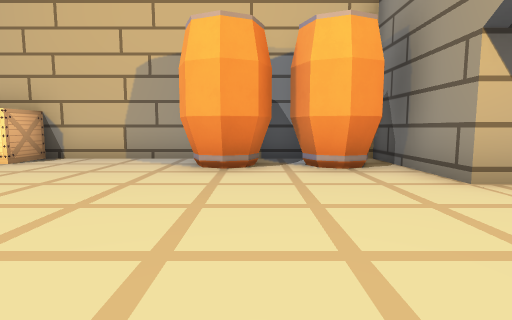
View 1 (above)

14 first-person views from a walk through a level from a Godot 3-D game. The camera is 1.3 m above the floor, tilts 6° down and sees 80° across. The floor is counted in squares, 2 m on a side. Each view is taken from the middle of a square. On the plan, view 1 faces up. The plan holds only what a view shows up to about 10 squares ahead; the rest is blank. The place goes on beyond the plan. Some surface patterns are stand-ins.

View 2
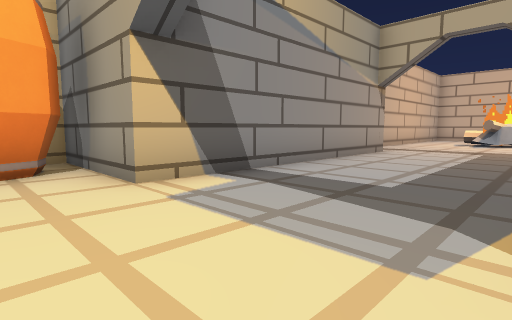

View 3
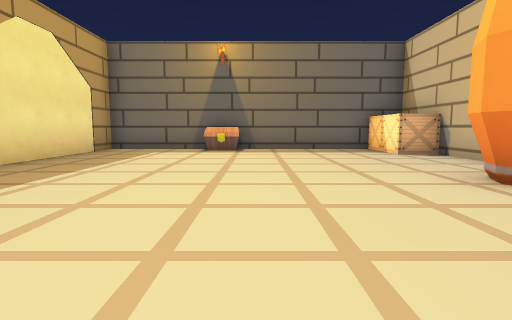

View 4
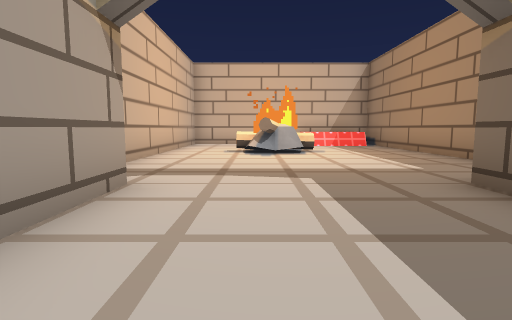

View 5
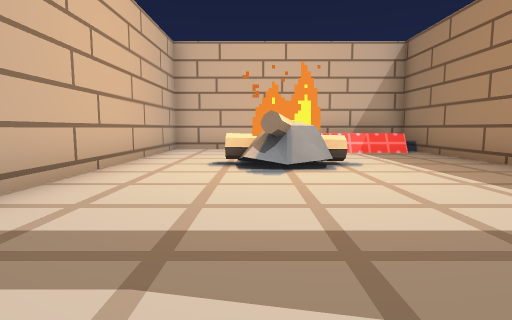

View 6
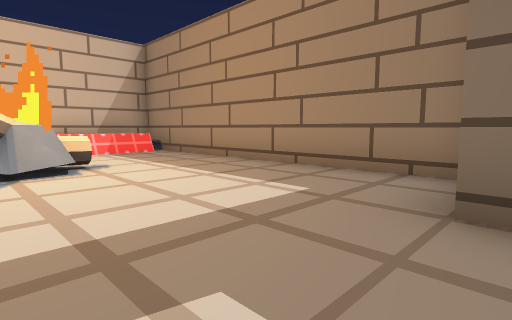

View 7
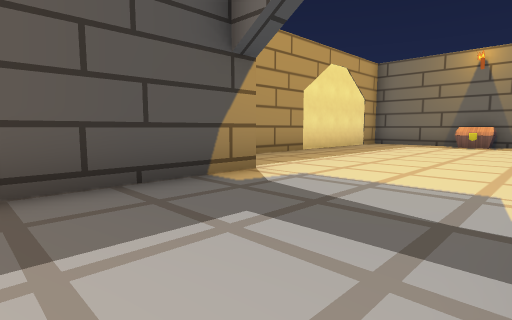

View 8
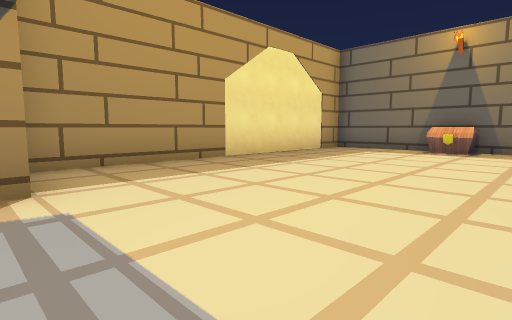

View 9
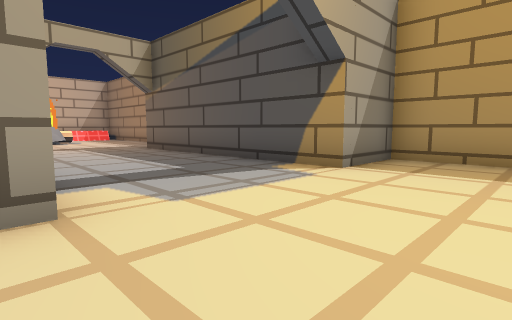

View 10
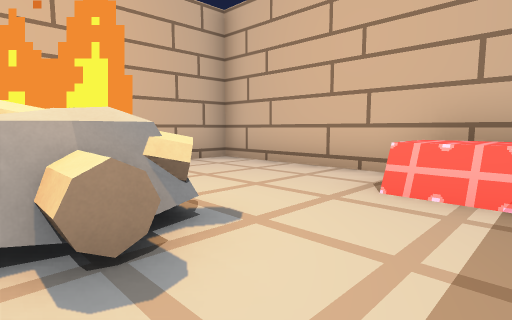

View 11
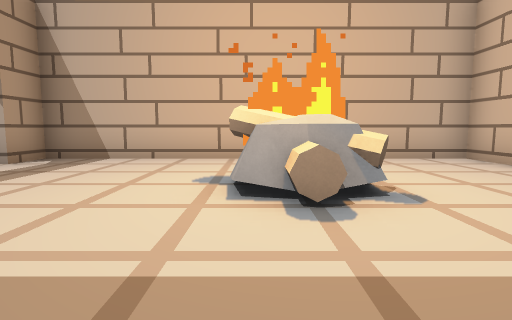

View 12
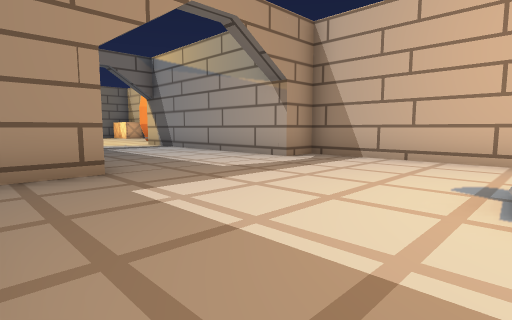

View 13
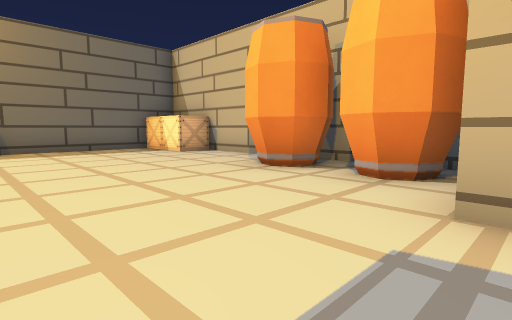

View 14
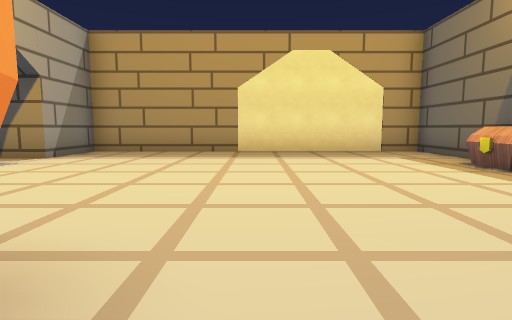

### Floor plan
Points are (right, up) in squares from view 1. A wall is a line through its corners. A room is listed if a view was taken in it or the views show most of it. See-through windows are left out.
Room 1 (views 1, 2, 3, 4, 5, 6, 7, 8, 9, 10, 11, 12, 13, 14)
walls: (9.9, -2.5) (18.5, -2.5) (18.5, 4.5) (9.5, 4.5) (9.5, 3.5) (2.5, 3.5) (2.5, 6.5) (-4.5, 6.5) (-4.5, 5.5) (-6.5, 5.5) (-6.5, -2.5) (2.5, -2.5) (2.5, -0.5) (9.5, -0.5) (9.5, -1.6)
objects: chest (-6, 1); barrel (-1, 5) to (0, 6); barrel (1, 5) to (2, 6); campfire (14, 1) to (15, 2)

Positions as (right, up) in squares from view 1, and headings:
1: (0, 0), facing up
2: (1, 0), facing up-right
3: (3, 2), facing left
4: (6, 2), facing right
5: (9, 2), facing right
6: (9, 2), facing down-right
7: (6, 3), facing down-left
8: (3, 3), facing down-left
9: (0, 4), facing down-right
10: (14, -1), facing up-right
11: (14, -2), facing up
12: (14, -2), facing up-left
13: (3, 1), facing up-left
14: (-2, 6), facing down
